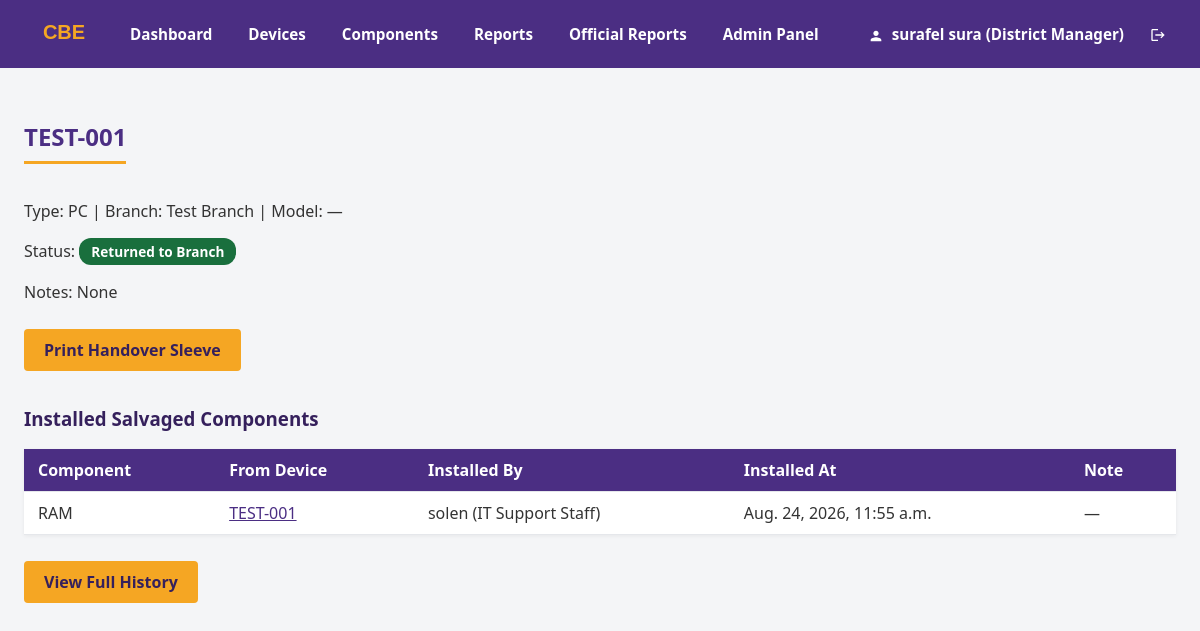
/devices/1/ (signed in), run on the app's committed database.
### accounts/models.py (models this page shows)
class User(AbstractUser):
    class Role(models.TextChoices):
        IT_STAFF = "IT_STAFF", "IT Support Staff"
        MANAGER = "MANAGER", "District Manager"
    role = models.CharField(
        max_length=20,
        choices=Role.choices,
        default=Role.IT_STAFF,
    )
    def __str__(self):
        return f"{self.get_full_name() or self.username} ({self.get_role_display()})"

### inventory/models.py (models this page shows, shortened)
class Device(models.Model):
    class DeviceType(models.TextChoices):
        PC = "PC", "PC"
        MONITOR = "MONITOR", "Monitor"
        SCANNER = "SCANNER", "Scanner"
        PRINTER = "PRINTER", "Printer"
        OTHER = "OTHER", "Other"
    class Status(models.TextChoices):
        RECEIVED = "RECEIVED", "Received"
        DIAGNOSED_FUNCTIONAL = "DIAGNOSED_FUNCTIONAL", "Diagnosed — Functional"
        DIAGNOSED_NOT_FUNCTIONAL = "DIAGNOSED_NOT_FUNCTIONAL", "Diagnosed — Not Functional"
        REPAIRED = "REPAIRED", "Repaired"
        RETURNED_TO_BRANCH = "RETURNED_TO_BRANCH", "Returned to Branch"
        FOR_DISPOSAL = "FOR_DISPOSAL", "For Disposal"
        DISPOSED = "DISPOSED", "Disposed"
    serial_number = models.CharField(max_length=100, unique=True)
    tag_number = models.CharField(max_length=100, blank=True)
    device_type = models.CharField(max_length=20, choices=DeviceType.choices)
    model = models.CharField(max_length=100, blank=True)
    status = models.CharField(max_length=30, choices=Status.choices, default=Status.RECEIVED)
    condition_notes = models.TextField(blank=True)
    date_received = models.DateField(auto_now_add=True)
    branch = models.ForeignKey(Branch, on_delete=models.PROTECT, related_name="devices")
    assigned_to = models.ForeignKey(Employee, on_delete=models.SET_NULL, null=True, blank=True, related_name="assigned_devices")
    logged_by = models.ForeignKey(settings.AUTH_USER_MODEL, on_delete=models.PROTECT, related_name="logged_devices")
    history = HistoricalRecords()

class ComponentUsage(models.Model):
    component = models.ForeignKey(Component, on_delete=models.PROTECT, related_name="usages")
    device = models.ForeignKey(Device, on_delete=models.PROTECT, related_name="components_used")
    installed_at = models.DateTimeField(auto_now_add=True)
    removed_at = models.DateTimeField(null=True, blank=True)
    installed_by = models.ForeignKey(
        settings.AUTH_USER_MODEL, on_delete=models.PROTECT, related_name="components_installed"
    )
    removed_by = models.ForeignKey(
        settings.AUTH_USER_MODEL, on_delete=models.PROTECT, related_name="components_removed",
        null=True, blank=True
    )
    installation_note = models.TextField(blank=True)
    class Meta:
        verbose_name_plural = "Component usages"
        ordering = ["-installed_at"]

class Component(models.Model):
    class ComponentType(models.TextChoices):
        RAM = "RAM", "RAM"
        HDD = "HDD", "Hard Disk"
        SSD = "SSD", "SSD"
        PRINTER_PART = "PRINTER_PART", "Printer Component"
        OTHER = "OTHER", "Other"
    class Status(models.TextChoices):
        IN_STOCK = "IN_STOCK", "In Stock"
        INSTALLED = "INSTALLED", "Installed"
        DISPOSED = "DISPOSED", "Disposed"
    component_type = models.CharField(max_length=20, choices=ComponentType.choices)
    status = models.CharField(max_length=20, choices=Status.choices, default=Status.IN_STOCK)
    date_logged = models.DateField(auto_now_add=True)
    source_device = models.ForeignKey(
        Device, on_delete=models.PROTECT, related_name="salvaged_components"
    )
    history = HistoricalRecords()

### branches/models.py (models this page shows, shortened)
class Branch(models.Model):
    class Grade(models.TextChoices):
        GRADE_1 = "I", "Grade I"
        GRADE_2 = "II", "Grade II"
        GRADE_3 = "III", "Grade III"
        GRADE_4 = "IV", "Grade IV"
        SPECIAL = "SPECIAL", "Special"
    name = models.CharField(max_length=255, unique=True)
    grade = models.CharField(max_length=10, choices=Grade.choices)
    employee_count = models.PositiveIntegerField()
    history = HistoricalRecords()
    class Meta:
        verbose_name_plural = "Branches"

### inventory/views.py (the view)
# urls.py: path("<int:pk>/", views.device_detail, name="device_detail"),
@login_required
def device_detail(request, pk):
    device = get_object_or_404(Device.objects.select_related("branch", "logged_by"), pk=pk)
    error = None
    if request.method == "POST":
        if request.user.role != request.user.Role.IT_STAFF:
            raise PermissionDenied("Only IT Support Staff can change device status.")
        status_form = StatusChangeForm(request.POST, device=device)
        if status_form.is_valid():
            try:
                change_device_status(
                    device=device,
                    new_status=status_form.cleaned_data["new_status"],
                    user=request.user,
                    note=status_form.cleaned_data["note"],
                )
                return redirect("device_detail", pk=device.pk)
            except InvalidStatusTransition as e:
                error = str(e)
    else:
        status_form = StatusChangeForm(device=device)
    installed_components = device.components_used.filter(
        removed_at__isnull=True
    ).select_related("component", "component__source_device", "installed_by")
    install_form = ComponentInstallForm()
    pending_recommendation = device.disposal_recommendations.filter(status=DisposalRecommendation.Status.PENDING).first()
    rejected_recommendation = device.disposal_recommendations.filter(status=DisposalRecommendation.Status.REJECTED).order_by("-reviewed_at").first()
    return render(request, "inventory/device_detail.html", {
        "device": device,
        "status_form": status_form,
        "installed_components": installed_components,
        "install_form": install_form,
        "error": error,
        "can_edit": request.user.role == request.user.Role.IT_STAFF,
        "pending_recommendation": pending_recommendation,
        "rejected_recommendation": rejected_recommendation,
    })

### inventory/templates/inventory/device_detail.html (shortened to what this page needs)
{% extends "base.html" %}
{% block content %}
<h2>{{ device.serial_number }}</h2>
<p>Type: {{ device.get_device_type_display }} | Branch: {{ device.branch.name }} | Model: {{ device.model|default:"—" }}</p>
<p>Status: <span class="status-badge status-{{ device.status|lower }}">{{ device.get_status_display }}</span></p>
<p>Notes: {{ device.condition_notes|default:"None" }}</p>
{% if device.status == "RETURNED_TO_BRANCH" %}
<a href="{% url 'device_sleeve' device.pk %}" class="btn" target="_blank">Print Handover Sleeve</a>
{% endif %}
<h3>Installed Salvaged Components</h3>
<table>
    <tr>
        <th>Component</th><th>From Device</th><th>Installed By</th><th>Installed At</th><th>Note</th>{% if can_edit %}<th>Action</th>{% endif %}
    </tr>
    {% for usage in installed_components %}
    <tr>
        <td>{{ usage.component.get_component_type_display }}</td>
        <td><a href="{% url 'device_detail' usage.component.source_device.pk %}">{{ usage.component.source_device.serial_number }}</a></td>
        <td>{{ usage.installed_by }}</td>
        <td>{{ usage.installed_at }}</td>
        <td>{{ usage.installation_note|default:"—" }}</td>
    </tr>
    {% empty %}
    <tr>
        <td colspan="{% if can_edit %}6{% else %}5{% endif %}">No salvaged components currently installed on this device.</td>
    </tr>
    {% endfor %}
</table>
<p><a href="{% url 'device_history' device.pk %}" class="btn">View Full History</a></p>
{% endblock %}

### templates/base.html (shortened to what this page needs)
{% load static %}
<!doctype html>
<html lang="en">
<head>
  <link rel="stylesheet" href="{% static 'css/style.css' %}?v=5">
</head>
<body>
  <nav>
    <div class="nav-container">
      <div class="nav-left">
        <img src="{% static 'img/logo.svg' %}" alt="CBE Logo" style="height: 40px; object-fit: contain;">
        {% if user.is_authenticated %}
        <a href="{% url 'dashboard' %}">Dashboard</a>
        <a href="{% url 'device_list' %}">Devices</a>
        <a href="{% url 'component_list' %}">Components</a>
        <a href="{% url 'dynamic_report' %}">Reports</a>
        <a href="{% url 'report_list' %}">Official Reports</a>
        {% if user.is_staff %}
        <a href="{% url 'admin:index' %}">Admin Panel</a>
        {% endif %}
        {% endif %}
      </div>
      <div class="nav-right">
        {% if user.is_authenticated %}
        <span>
          <svg class="icon" style="width:16px;height:16px;vertical-align:middle;margin-right:4px;" viewBox="0 0 24 24">
            <path
              d="M12 12c2.21 0 4-1.79 4-4s-1.79-4-4-4-4 1.79-4 4 1.79 4 4 4zm0 2c-2.67 0-8 1.34-8 4v2h16v-2c0-2.66-5.33-4-8-4z" />
          </svg>
          {{ user.get_full_name|default:user.username }} ({{ user.get_role_display }})
        </span>
        <form method="post" action="{% url 'logout' %}" class="logout-form">
          <button type="submit" title="Logout">
            <svg class="icon" style="width:16px;height:16px;vertical-align:middle;" viewBox="0 0 24 24">
              <path
                d="M17 7l-1.41 1.41L18.17 11H8v2h10.17l-2.58 2.58L17 17l5-5zM4 5h8V3H4c-1.1 0-2 .9-2 2v14c0 1.1.9 2 2 2h8v-2H4V5z" />
            </svg>
          </button>
        </form>
        {% endif %}
      </div>
    </div>
  </nav>
  <div class="page">
    {% block content %}{% endblock %}
  </div>
</body>
</html>

### static/css/style.css (style rules this page uses)
:root { --cbe-purple: #4b2e83; --cbe-purple-dark: #35205c; --cbe-gold: #f5a623; --bg: #f4f5f7; --text: #333333; --text-muted: #6b7280; --border: #e5e7eb; --status-green: #10b981; --status-amber: #f59e0b; --status-red: #ef4444; --status-blue: #3b82f6; --status-gray: #6b7280; }
* { box-sizing: border-box; }
body { margin: 0; font-family: "Segoe UI", Arial, sans-serif; background: var(--bg); color: var(--text); }
nav { background: var(--cbe-purple); color: white; padding: 14px 24px; display: flex; align-items: center; gap: 16px; font-size: 0.95rem; }
nav a { color: white; text-decoration: none; font-weight: 600; padding: 6px 10px; border-radius: 4px; }
nav span { font-weight: 600; }
.page { max-width: 1400px; margin: 0 auto; padding: 32px 24px; }
h2 { color: var(--cbe-purple); border-bottom: 3px solid var(--cbe-gold); padding-bottom: 8px; display: inline-block; }
h3 { color: var(--cbe-purple-dark); }
table { width: 100%; border-collapse: collapse; background: white; margin: 16px 0; box-shadow: 0 1px 4px rgba(0, 0, 0, 0.06); }
th, td { text-align: left; padding: 10px 14px; border-bottom: 1px solid var(--border); }
th { background: var(--cbe-purple); color: white; }
a { color: var(--cbe-purple); }
form { background: white; padding: 20px; border-radius: 6px; box-shadow: 0 1px 4px rgba(0, 0, 0, 0.06); max-width: 500px; margin: 16px 0; }
button, input[type="submit"] { background: var(--cbe-gold); color: var(--cbe-purple-dark); border: none; padding: 10px 20px; border-radius: 4px; font-weight: 700; cursor: pointer; margin-top: 8px; }
.logout-form { display: inline; margin: 0; padding: 0; background: none; box-shadow: none; }
.logout-form button { background: none; color: white; border: none; font-weight: 700; padding: 6px 10px; cursor: pointer; font-size: 0.95rem; margin: 0; }
.btn { display: inline-block; background: var(--cbe-gold); color: var(--cbe-purple-dark); padding: 10px 20px; border-radius: 4px; font-weight: 700; text-decoration: none; margin: 10px 0 16px 0; }
.status-badge { display: inline-block; padding: 4px 12px; border-radius: 12px; font-size: 0.85rem; font-weight: 700; color: white; background: var(--cbe-purple); }
.status-returned_to_branch { background: #196f3d; }
.nav-container { max-width: 1400px; margin: 0 auto; display: flex; justify-content: space-between; width: 100%; }
.nav-left, .nav-right { display: flex; align-items: center; gap: 16px; flex-wrap: wrap; }
.icon { fill: currentColor; display: inline-block; }

### data on the page
User: get_full_name "surafel sura", role "District Manager"
Device: serial_number "TEST-001", device_type "PC", branch.name "Test Branch", model "—", status "Returned to Branch", condition_notes "None"
ComponentUsage: component.component_type "RAM", component.source_device.serial_number "TEST-001", installed_by "solen (IT Support Staff)", installed_at "Aug. 24, 2026, 11:55 a.m.", installation_note "—"
